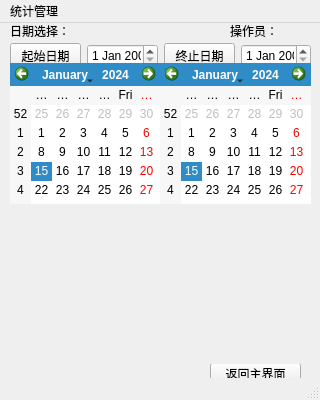
<?xml version="1.0" encoding="UTF-8"?>
<ui version="4.0">
 <class>tongji</class>
 <widget class="QMainWindow" name="tongji">
  <property name="geometry">
   <rect>
    <x>0</x>
    <y>0</y>
    <width>320</width>
    <height>400</height>
   </rect>
  </property>
  <property name="windowTitle">
   <string>MainWindow</string>
  </property>
  <widget class="QWidget" name="centralwidget">
   <widget class="QLabel" name="label">
    <property name="geometry">
     <rect>
      <x>10</x>
      <y>0</y>
      <width>61</width>
      <height>16</height>
     </rect>
    </property>
    <property name="text">
     <string>日期选择：</string>
    </property>
   </widget>
   <widget class="QLabel" name="label_2">
    <property name="geometry">
     <rect>
      <x>230</x>
      <y>0</y>
      <width>51</width>
      <height>16</height>
     </rect>
    </property>
    <property name="text">
     <string>操作员：</string>
    </property>
   </widget>
   <widget class="QLabel" name="label_3">
    <property name="geometry">
     <rect>
      <x>280</x>
      <y>0</y>
      <width>41</width>
      <height>16</height>
     </rect>
    </property>
    <property name="text">
     <string/>
    </property>
   </widget>
   <widget class="QPushButton" name="pushButton_3">
    <property name="geometry">
     <rect>
      <x>210</x>
      <y>340</y>
      <width>91</width>
      <height>21</height>
     </rect>
    </property>
    <property name="text">
     <string>返回主界面</string>
    </property>
   </widget>
   <widget class="QToolBox" name="toolBox">
    <property name="geometry">
     <rect>
      <x>10</x>
      <y>50</y>
      <width>301</width>
      <height>291</height>
     </rect>
    </property>
    <property name="currentIndex">
     <number>2</number>
    </property>
    <widget class="QWidget" name="page">
     <property name="geometry">
      <rect>
       <x>0</x>
       <y>0</y>
       <width>301</width>
       <height>213</height>
      </rect>
     </property>
     <attribute name="label">
      <string>员工考勤</string>
     </attribute>
    </widget>
    <widget class="QWidget" name="page_2">
     <property name="geometry">
      <rect>
       <x>0</x>
       <y>0</y>
       <width>301</width>
       <height>213</height>
      </rect>
     </property>
     <attribute name="label">
      <string>菜品销售</string>
     </attribute>
    </widget>
    <widget class="QWidget" name="page_3">
     <property name="geometry">
      <rect>
       <x>0</x>
       <y>0</y>
       <width>301</width>
       <height>213</height>
      </rect>
     </property>
     <attribute name="label">
      <string>销售额</string>
     </attribute>
    </widget>
   </widget>
   <widget class="QWidget" name="layoutWidget">
    <property name="geometry">
     <rect>
      <x>10</x>
      <y>20</y>
      <width>301</width>
      <height>25</height>
     </rect>
    </property>
    <layout class="QHBoxLayout" name="horizontalLayout">
     <item>
      <widget class="QPushButton" name="beginButton">
       <property name="text">
        <string>起始日期</string>
       </property>
      </widget>
     </item>
     <item>
      <widget class="QDateEdit" name="beginEdit"/>
     </item>
     <item>
      <widget class="QPushButton" name="stopButton">
       <property name="text">
        <string>终止日期</string>
       </property>
      </widget>
     </item>
     <item>
      <widget class="QDateEdit" name="stopEdit"/>
     </item>
    </layout>
   </widget>
   <widget class="QCalendarWidget" name="calendarWidget">
    <property name="geometry">
     <rect>
      <x>10</x>
      <y>40</y>
      <width>151</width>
      <height>141</height>
     </rect>
    </property>
   </widget>
   <widget class="QCalendarWidget" name="calendarWidget_2">
    <property name="geometry">
     <rect>
      <x>160</x>
      <y>40</y>
      <width>151</width>
      <height>141</height>
     </rect>
    </property>
   </widget>
  </widget>
  <widget class="QMenuBar" name="menubar">
   <property name="geometry">
    <rect>
     <x>0</x>
     <y>0</y>
     <width>320</width>
     <height>19</height>
    </rect>
   </property>
   <widget class="QMenu" name="menu">
    <property name="title">
     <string>统计管理</string>
    </property>
   </widget>
   <addaction name="menu"/>
  </widget>
  <widget class="QStatusBar" name="statusbar"/>
 </widget>
 <resources/>
 <connections/>
</ui>
